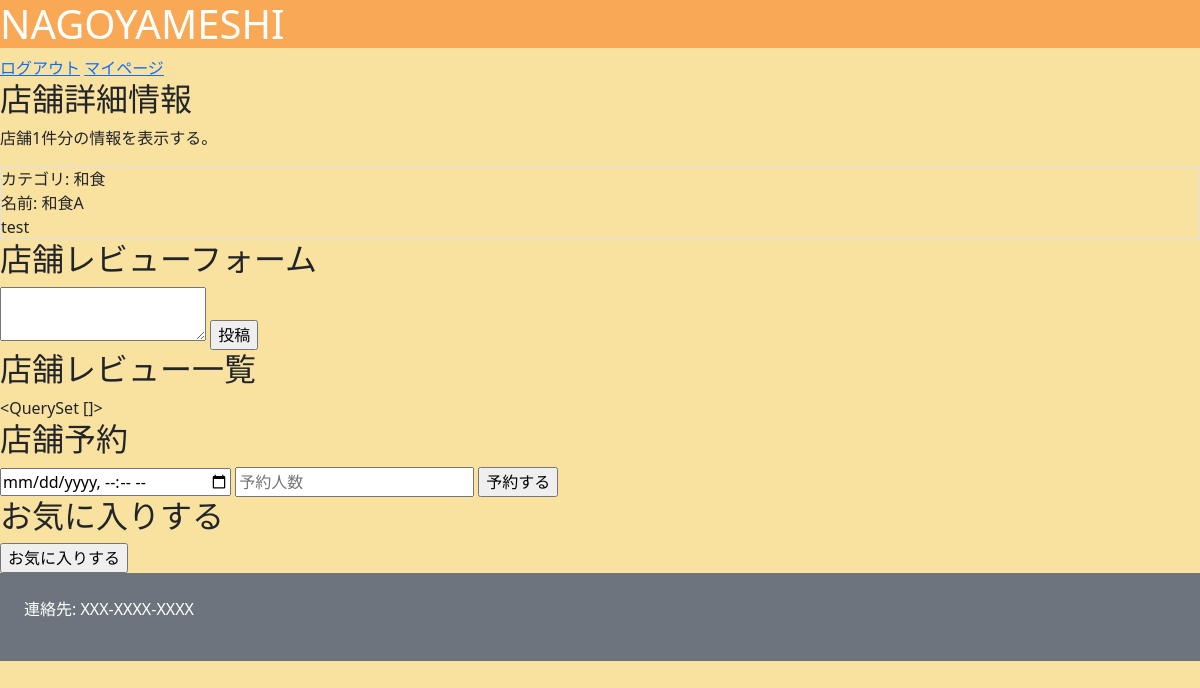
The app's page /restaurant/1/ (signed in), older data.
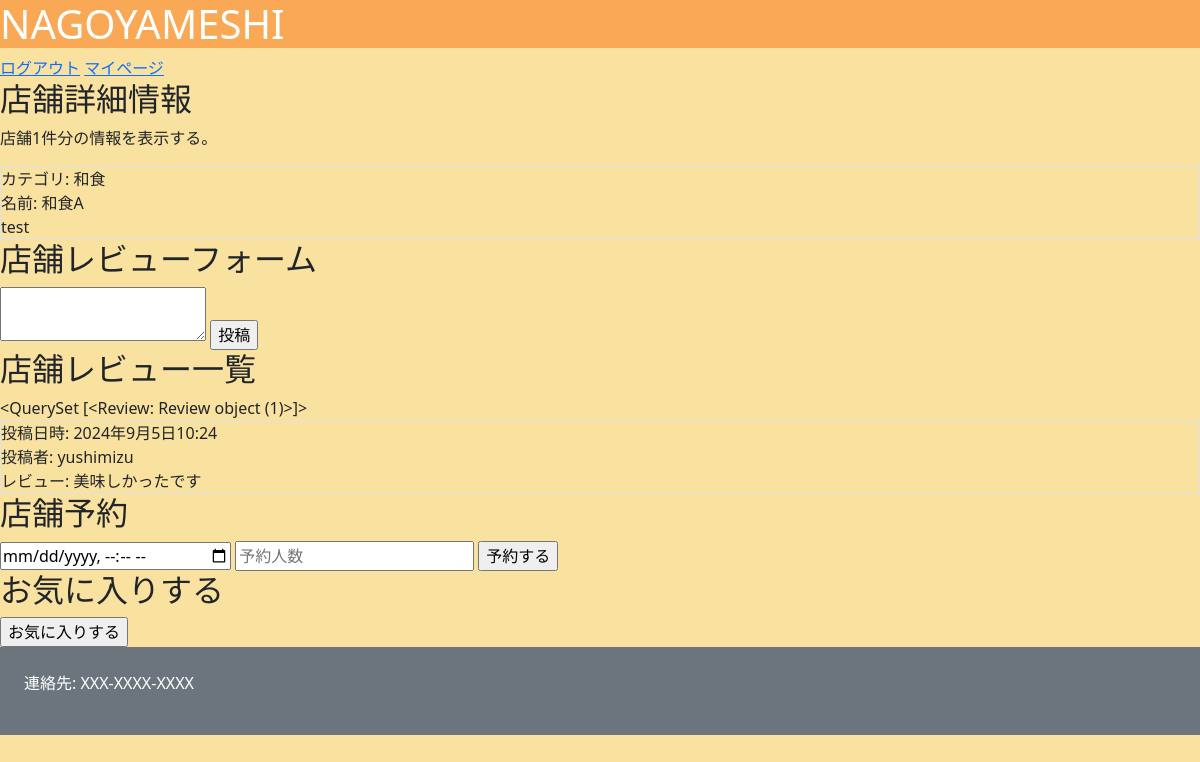
The same page, newer data.
### nagoyameshi/models.py (models this page shows)
class Restaurant(models.Model):
    category        = models.ForeignKey(Category, verbose_name="カテゴリ", on_delete=models.CASCADE)
    name            = models.CharField(verbose_name="名前", max_length=50)
    image           = models.ImageField(verbose_name="画像", upload_to="nagoyameshi/restaurant/image/")
    description     = models.CharField(verbose_name="店舗説明", max_length=500)
    start_at        = models.TimeField(verbose_name="営業開始時間",default=timezone.now)
    end_at          = models.TimeField(verbose_name="営業終了時間",default=timezone.now)
    cost            = models.PositiveIntegerField(verbose_name="価格帯")
    post_code       = models.CharField(verbose_name="郵便番号", max_length=8)
    address         = models.CharField(verbose_name="住所", max_length=100)
    tel             = models.CharField(verbose_name="電話番号", max_length=11)
    created_at      = models.DateTimeField(verbose_name="投稿日時", default=timezone.now)
    updated_at      = models.DateTimeField(verbose_name="更新日時", auto_now=True)

class Category(models.Model):
    name        = models.CharField(verbose_name="名前", max_length=15)
    created_at  = models.DateTimeField(verbose_name="作成日時", default=timezone.now)
    updated_at  = models.DateTimeField(verbose_name="更新日時", auto_now=True)
    def __str__(self):
        return self.name

class Review(models.Model):
    restaurant  = models.ForeignKey(Restaurant, verbose_name="店舗", on_delete=models.CASCADE)
    user        = models.ForeignKey(User, verbose_name="投稿者", on_delete=models.CASCADE)
    content     = models.CharField(verbose_name="内容", max_length=100)
    created_at  = models.DateTimeField(verbose_name="投稿日時", default=timezone.now)
    updated_at  = models.DateTimeField(verbose_name="更新日時", auto_now=True)
    """
    def star_icon(self):
        dic               = {}
        dic["true_star"]  = self.star * " "
        dic["false_star"] = ( MAX_STAR - self.star) * " "

        return dic
    """

### nagoyameshi/views.py (the view)
# urls.py: path("restaurant/<int:pk>/",RestaurantView.as_view(), name="restaurant"),
class RestaurantView(LoginRequiredMixin,View):
    def get(self,request,pk):
        print(pk)
        context = {}
        context["restaurant"] = Restaurant.objects.filter(id=pk).first()
        context["reviews"] = Review.objects.filter(restaurant=pk)
        return render(request, "restaurant.html",context)

### nagoyameshi/templates/restaurant.html (shortened to what this page needs)
{% extends "base.html" %}
{% block main %}
<h2>店舗詳細情報</h2>
<p>店舗1件分の情報を表示する。</p>
<div class="border">
    <div>カテゴリ: {{restaurant.category }}</div>
    <div>名前: {{restaurant.name }}</div>
    <div>{{restaurant.description }}</div>
</div>
<h2>店舗レビューフォーム</h2>
<form action="{% url 'review' restaurant.id %}" method="post">
    <textarea name="content" maxlength="100"></textarea>
    <input type="submit" value="投稿">
    </form>
    <h2>店舗レビュー一覧</h2>
    {{ reviews }}
    {% for review in reviews %}
<div class="border">
    <div>投稿日時: {{ review.created_at }}</div>
    <div>投稿者: {{ review.user }}</div>
    <div>レビュー: {{ review.content }}</div>
</div>
{% endfor %}
    <h2>店舗予約</h2>
    <form action="{% url 'reservation' restaurant.id %}" method="post">
        <input type="datetime-local" name="datetime">
        <input type="number" name="headcount" placeholder="予約人数">
        <input type="submit" value="予約する">
    </form>
    <h2>お気に入りする</h2>
    <form action="{% url 'favorite' restaurant.id %}" method="post">
        <input type="submit" value="お気に入りする">
    </form>
    {% endblock %}

### nagoyameshi/templates/base.html (shortened to what this page needs)
{% load static %}
<!DOCTYPE html>
<html lang="ja">
<head>
    <link href="https://cdn.jsdelivr.net/npm/bootstrap@5.3.0/dist/css/bootstrap.min.css" rel="stylesheet">
    <link rel="stylesheet" href="{% static 'style.css' %}">
</head>
<body>
    <header>
        <h1 class="bg-primary text-white">NAGOYAMESHI</h1>
    </header>
    {% if request.user.is_authenticated %}
    <a href="{% url 'account_logout' %}">ログアウト</a>
    <a href="{% url 'mypage' %}">マイページ</a>
    {% else %}
    <a href="{% url 'account_login' %}">ログイン</a>
    <a href="{% url 'account_signup' %}">アカウント新規作成</a>
    {% endif %}
    {% block main %}
    {% endblock %}
    <footer class="bg-secondary p-4 text-white">
        <p>連絡先: XXX-XXXX-XXXX</p>
    </footer>
</body>
</html>

### static/style.css (style rules this page uses)
body { background:#F9E1A0; }
.bg-primary { background-color: #F9A955 !important; }

Row changes from the older to the newer data that the page shows:
added Review: id "<QuerySet [<Review: Review object (1)>]>", created_at "2024年9月5日10:24", user "yushimizu", content "美味しかったです"
Text that changed along with them:
{{ reviews }}: "<QuerySet []>" → (not shown)
